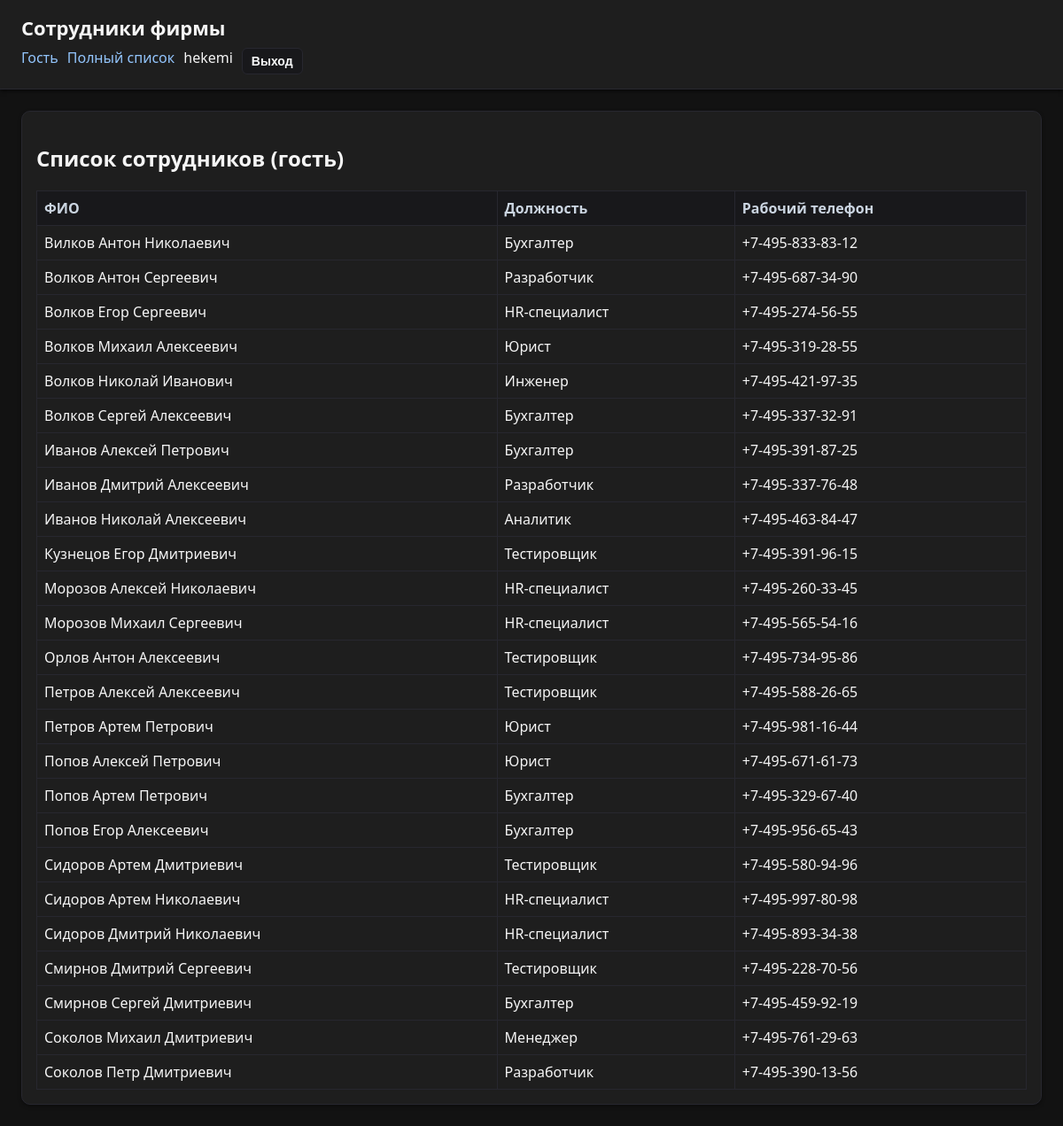
The app's page / (signed in) with its own data.
### employees/models.py (models this page shows, shortened)
class Employee(models.Model):
    last_name = models.CharField("Фамилия", max_length=100)
    first_name = models.CharField("Имя", max_length=100)
    patronymic = models.CharField("Отчество", max_length=100, blank=True)
    position = models.CharField("Должность", max_length=150)
    address = models.CharField("Адрес", max_length=255)
    personal_phone = models.CharField("Личный телефон", max_length=30)
    work_phone = models.CharField("Рабочий телефон", max_length=30)
    class Meta:
        verbose_name = "Сотрудник"
        verbose_name_plural = "Сотрудники"
        ordering = ("last_name", "first_name", "patronymic")

### employees/views.py (the view)
# urls.py: path("", views.guest_employee_list, name="guest_list"),
def guest_employee_list(request):
    employees = Employee.objects.all()
    return render(request, "employees/guest_list.html", {"employees": employees})

### employees/templates/employees/guest_list.html
{% extends "employees/base.html" %}
{% block content %}
<h2>Список сотрудников (гость)</h2>
<table>
  <tr>
    <th>ФИО</th><th>Должность</th><th>Рабочий телефон</th>
  </tr>
  {% for e in employees %}
  <tr>
    <td>{{ e.last_name }} {{ e.first_name }} {{ e.patronymic }}</td>
    <td>{{ e.position }}</td>
    <td>{{ e.work_phone }}</td>
  </tr>
  {% endfor %}
</table>
{% endblock %}

### employees/templates/employees/base.html (shortened to what this page needs)
{% load static %}
<!doctype html>
<html lang="ru">
<head>
  <link rel="stylesheet" href="{% static 'css/style.css' %}">
</head>
<body>
  <header>
    <h2>Сотрудники фирмы</h2>
    <div class="nav-links">
      <a href="{% url 'employees:guest_list' %}">Гость</a>
      <a href="{% url 'employees:full_list' %}">Полный список</a>
      {% if user.is_authenticated %}
        <span>{{ user.username }}</span>
        <form method="post" action="{% url 'logout' %}" style="display:inline;">
          <button type="submit" class="btn-link" style="width:auto; margin:0;">Выход</button>
        </form>
      {% else %}
        <a href="{% url 'login' %}">Вход</a>
      {% endif %}
    </div>
  </header>
  <main class="main">
    <section class="card">
      {% block content %}{% endblock %}
    </section>
  </main>
</body>
</html>

### employees/static/css/style.css (style rules this page uses)
:root { --bg: #121212; --surface: #1e1e1e; --surface-2: #18181b; --border: #27272f; --text: #f5f5f5; --muted: #cbd5e1; --accent: #b700ff; --ok: #4ade80; --warn: #f59e0b; --alarm: #f97373; --link: #93c5fd; }
* { box-sizing: border-box; }
body { font-family: system-ui, -apple-system, BlinkMacSystemFont, "Segoe UI", sans-serif; background: var(--bg); color: var(--text); margin: 0; }
header { background: var(--surface); padding: 16px 24px; box-shadow: 0 2px 4px rgba(0,0,0,.6); border-bottom: 1px solid var(--border); }
header h2 { margin: 0 0 8px; font-size: 22px; font-weight: 700; }
.nav-links { display: flex; gap: 10px; flex-wrap: wrap; }
.nav-links a { color: var(--link); text-decoration: none; }
.main { padding: 24px; max-width: 1200px; margin: 0 auto; }
.card { background: var(--surface); border: 1px solid var(--border); border-radius: 10px; padding: 16px; box-shadow: 0 2px 4px rgba(0,0,0,.35); }
input, select, button, textarea { width: 100%; margin: 4px 0 8px; padding: 8px 10px; border-radius: 6px; border: 1px solid var(--border); font-size: 14px; background: var(--surface-2); color: var(--text); }
button { background: var(--accent); border: none; color: #f9fafb; cursor: pointer; font-weight: 600; }
table { width: 100%; border-collapse: collapse; margin-top: 10px; }
th, td { border: 1px solid var(--border); padding: 8px; text-align: left; }
th { background: var(--surface-2); color: var(--muted); }
a { color: var(--link); }
.btn-link { display: inline-block; padding: 6px 10px; border: 1px solid var(--border); border-radius: 6px; text-decoration: none; background: var(--surface-2); }

### records on screen
Employee: last_name "Вилков", first_name "Антон", patronymic "Николаевич", position "Бухгалтер", work_phone "+7-495-833-83-12"
Employee: last_name "Волков", first_name "Антон", patronymic "Сергеевич", position "Разработчик", work_phone "+7-495-687-34-90"
Employee: last_name "Волков", first_name "Егор", patronymic "Сергеевич", position "HR-специалист", work_phone "+7-495-274-56-55"
Employee: last_name "Волков", first_name "Михаил", patronymic "Алексеевич", position "Юрист", work_phone "+7-495-319-28-55"
Employee: last_name "Волков", first_name "Николай", patronymic "Иванович", position "Инженер", work_phone "+7-495-421-97-35"
Employee: last_name "Волков", first_name "Сергей", patronymic "Алексеевич", position "Бухгалтер", work_phone "+7-495-337-32-91"
Employee: last_name "Иванов", first_name "Алексей", patronymic "Петрович", position "Бухгалтер", work_phone "+7-495-391-87-25"
Employee: last_name "Иванов", first_name "Дмитрий", patronymic "Алексеевич", position "Разработчик", work_phone "+7-495-337-76-48"
Employee: last_name "Иванов", first_name "Николай", patronymic "Алексеевич", position "Аналитик", work_phone "+7-495-463-84-47"
Employee: last_name "Кузнецов", first_name "Егор", patronymic "Дмитриевич", position "Тестировщик", work_phone "+7-495-391-96-15"
Employee: last_name "Морозов", first_name "Алексей", patronymic "Николаевич", position "HR-специалист", work_phone "+7-495-260-33-45"
Employee: last_name "Морозов", first_name "Михаил", patronymic "Сергеевич", position "HR-специалист", work_phone "+7-495-565-54-16"
Employee: last_name "Орлов", first_name "Антон", patronymic "Алексеевич", position "Тестировщик", work_phone "+7-495-734-95-86"
Employee: last_name "Петров", first_name "Алексей", patronymic "Алексеевич", position "Тестировщик", work_phone "+7-495-588-26-65"
Employee: last_name "Петров", first_name "Артем", patronymic "Петрович", position "Юрист", work_phone "+7-495-981-16-44"
Employee: last_name "Попов", first_name "Алексей", patronymic "Петрович", position "Юрист", work_phone "+7-495-671-61-73"
Employee: last_name "Попов", first_name "Артем", patronymic "Петрович", position "Бухгалтер", work_phone "+7-495-329-67-40"
Employee: last_name "Попов", first_name "Егор", patronymic "Алексеевич", position "Бухгалтер", work_phone "+7-495-956-65-43"
Employee: last_name "Сидоров", first_name "Артем", patronymic "Дмитриевич", position "Тестировщик", work_phone "+7-495-580-94-96"
Employee: last_name "Сидоров", first_name "Артем", patronymic "Николаевич", position "HR-специалист", work_phone "+7-495-997-80-98"
Employee: last_name "Сидоров", first_name "Дмитрий", patronymic "Николаевич", position "HR-специалист", work_phone "+7-495-893-34-38"
Employee: last_name "Смирнов", first_name "Дмитрий", patronymic "Сергеевич", position "Тестировщик", work_phone "+7-495-228-70-56"
Employee: last_name "Смирнов", first_name "Сергей", patronymic "Дмитриевич", position "Бухгалтер", work_phone "+7-495-459-92-19"
Employee: last_name "Соколов", first_name "Михаил", patronymic "Дмитриевич", position "Менеджер", work_phone "+7-495-761-29-63"
Employee: last_name "Соколов", first_name "Петр", patronymic "Дмитриевич", position "Разработчик", work_phone "+7-495-390-13-56"

### other values on screen
{{ user.username }} "hekemi"
